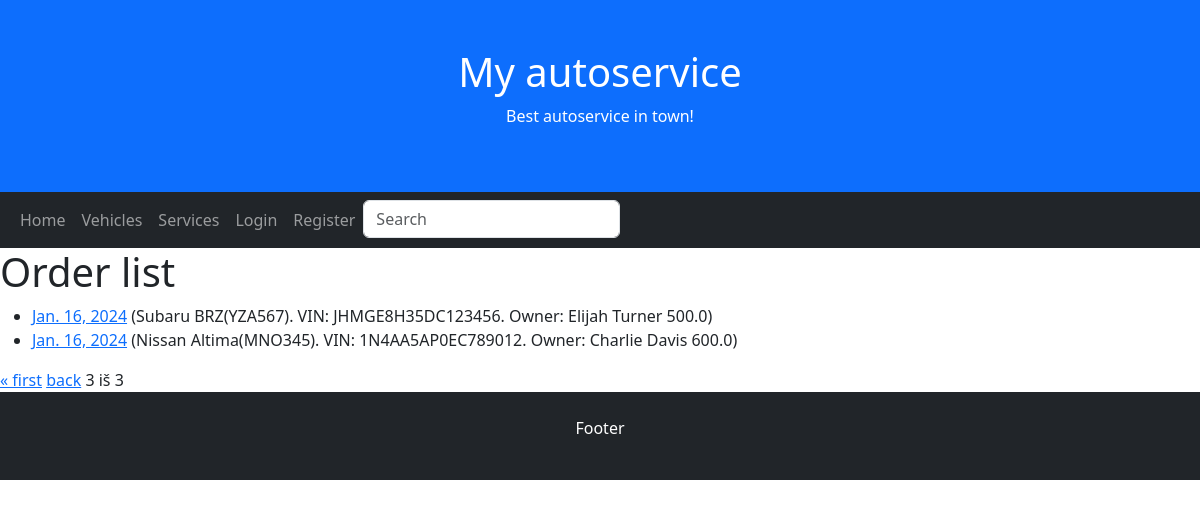
Page /autoservice/orders/?page=3 on the earlier database version.
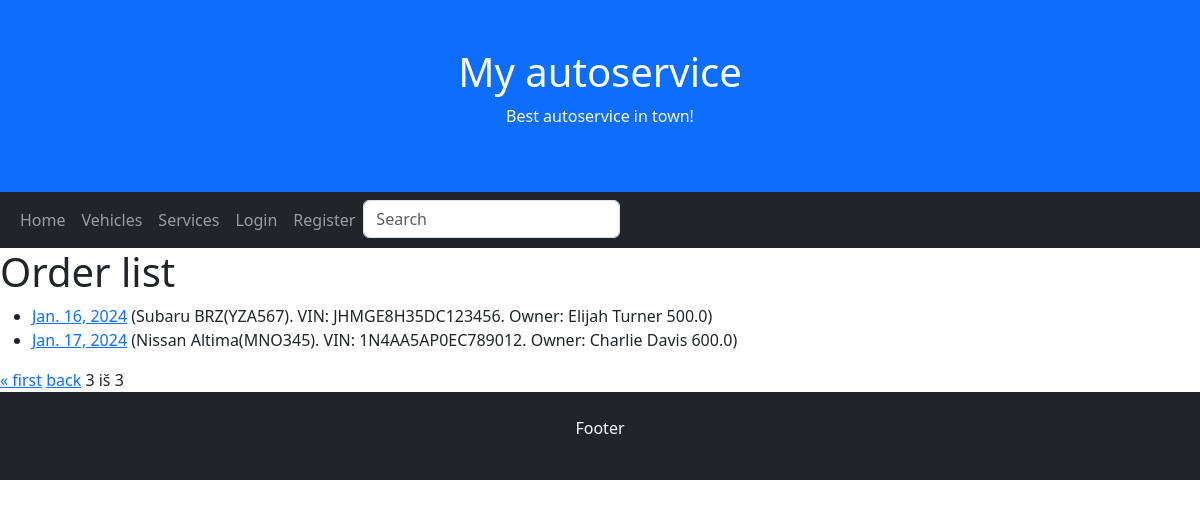
Same page on the later database version.
### autoservice/models.py (models this page shows, shortened)
class Order(models.Model):
    date = models.DateField(verbose_name='Date', auto_now=True, null=True, blank=True)
    vehicle = models.ForeignKey(to='Vehicle', on_delete=models.CASCADE)
    total = models.FloatField(verbose_name='Total', null=True, blank=True)
    client = models.ForeignKey(User, on_delete=models.SET_NULL, blank=True, null=True)
    return_due = models.DateField(verbose_name="Return due", null=True, blank=True)
    ORDER_STATUS = (
        ('r', 'Received'),
        ('c', 'Confirmed'),
        ('ip', 'In-progress'),
        ('co', 'Complete'),
    )
    order_status = models.CharField(max_length=2, choices=ORDER_STATUS, blank=True, default='r', help_text='Order status')
    class Meta:
        verbose_name = 'Order'
        verbose_name_plural = 'Orders'

class Vehicle(models.Model):
    model = models.ForeignKey(to='Model', on_delete=models.CASCADE)
    plate = models.CharField(verbose_name='Plate number', max_length=50, null=True, blank=True)
    vin = models.CharField(verbose_name='VIN number', max_length=50, null=True, blank=True)
    client = models.CharField(verbose_name='Client', max_length=50, null=True, blank=True)
    cover = models.ImageField('Cover', upload_to='covers', null=True, blank=True)
    def __str__(self):
        return f"{self.model}({self.plate}). VIN: {self.vin}. Owner: {self.client}"
    class Meta:
        verbose_name = 'Vehicle'
        verbose_name_plural = 'Vehicles'

class Model(models.Model):
    make = models.CharField(verbose_name='Make', max_length=50, null=True, blank=True)
    model = models.CharField(verbose_name='Model', max_length=50, null=True, blank=True)
    desc = HTMLField(null=True, blank=True)
    def __str__(self):
        return f"{self.make} {self.model}"
    class Meta:
        verbose_name = 'Model'
        verbose_name_plural = 'Models'

### autoservice/views.py (the view)
# urls.py: path('orders/', views.OrderListView.as_view(), name='orders'),
class OrderListView(generic.ListView):
    model = Order
    paginate_by = 2
    template_name = 'order_list.html'

### autoservice/templates/order_list.html (shortened to what this page needs)
{% extends "base.html" %}
{% block "content" %}
  <h1>Order list</h1>
  {% if order_list %}
  <ul>
    {% for order in order_list %}
      <li>
        <a href="{{ order.id }}">{{ order.date }}</a> ({{order.vehicle}} {{order.total}})
      </li>
    {% endfor %}
  </ul>
  {% else %}
    <p>There are currently no orders.</p>
  {% endif %}
<div class="pagination">
    <span class="step-links">
        {% if page_obj.has_previous %}
            <a href="?page=1">&laquo; first</a>
            <a href="?page={{ page_obj.previous_page_number }}">back</a>
        {% endif %}
        <span class="current">
            {{ page_obj.number }} iš {{ page_obj.paginator.num_pages }}
        </span>
    </span>
</div>
{% endblock %}

Differences in the rows shown:
changed Order "Nissan Altima(MNO345). VIN: 1N4AA5AP0EC789012. Owner: Charlie Davis": date "Jan. 16, 2024" → "Jan. 17, 2024"
